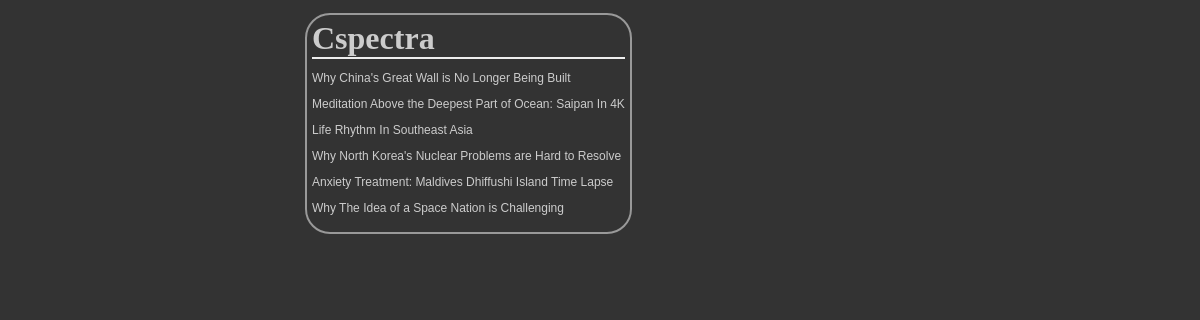
Before: /homepage/ with the older database file.
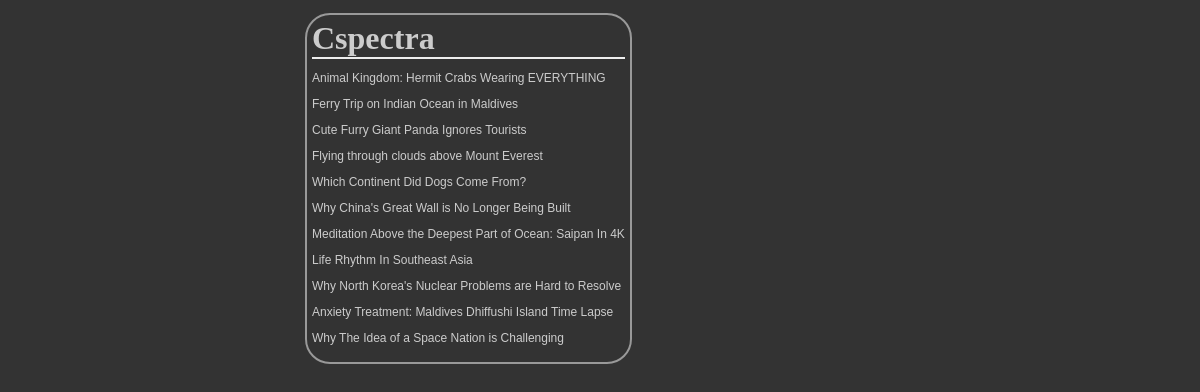
After: the same page with the newer database file.
### database_setup.py (models this page shows)
class Article(Base):
    __tablename__ = 'article'
    title = Column(String(80), nullable=False)
    id = Column(Integer, primary_key=True)
    slug = Column(String(250), nullable=False)
    embeded_code = Column(String(250))
    text = Column(String(3000), nullable=False)
    category_id = Column(Integer, ForeignKey('category.id'))
    category = relationship(Category)

### finalproject.py (the view)
@app.route('/')
@app.route('/homepage/')
def homePage():
    articles = session.query(Article).order_by(Article.id.desc()).limit(20).all()
    return render_template('homepage.html', articles=articles)

### templates/homepage.html
<html>
	<head>
		<link rel=stylesheet type=text/css href="{{ url_for('static', filename='styles.css') }}">
	</head>
	<body>
		<div class = 'pane'>
			<h1>Cspectra</h1>
			{% for article in articles %}
			<a href = "{{url_for('showArticle', category_id = article.category_id, article_id = article.id, slug = article.slug)}}"> <p>{{article.title}}</p></a>
			{% endfor %}
		</div>
	</body>
</html>

### static/styles.css (style rules this page uses)
body { font-family: sans-serif; background-color: #333333; background-image: url('https://cloud.githubusercontent.com/assets/9041401/6119508/7cbced14-b07e-11e4-9dbd-f01488203879.jpg') }
h1, h2, h3, h4 { color: #CCCCCC; }
h1, h2 { font-family: 'Georgia', serif; margin: 0; }
h1 { border-bottom: 2px solid #eee; }
p { color: #CCCCCC; }
a { text-decoration: none; color:#FFFFCC; font-size: .75em; }
.pane { position:absolute; left: 25%; border: 2px solid; border-radius: 25px; padding: 5px; margin: 5px; border-color: #999999; background-color: #333333; }

Changed rows visible on the page:
added Article: title "Animal Kingdom: Hermit Crabs Wearing EVERYTHING"
added Article: title "Ferry Trip on Indian Ocean in Maldives"
added Article: title "Cute Furry Giant Panda Ignores Tourists"
added Article: title "Flying through clouds above Mount Everest"
added Article: title "Which Continent Did Dogs Come From?"
